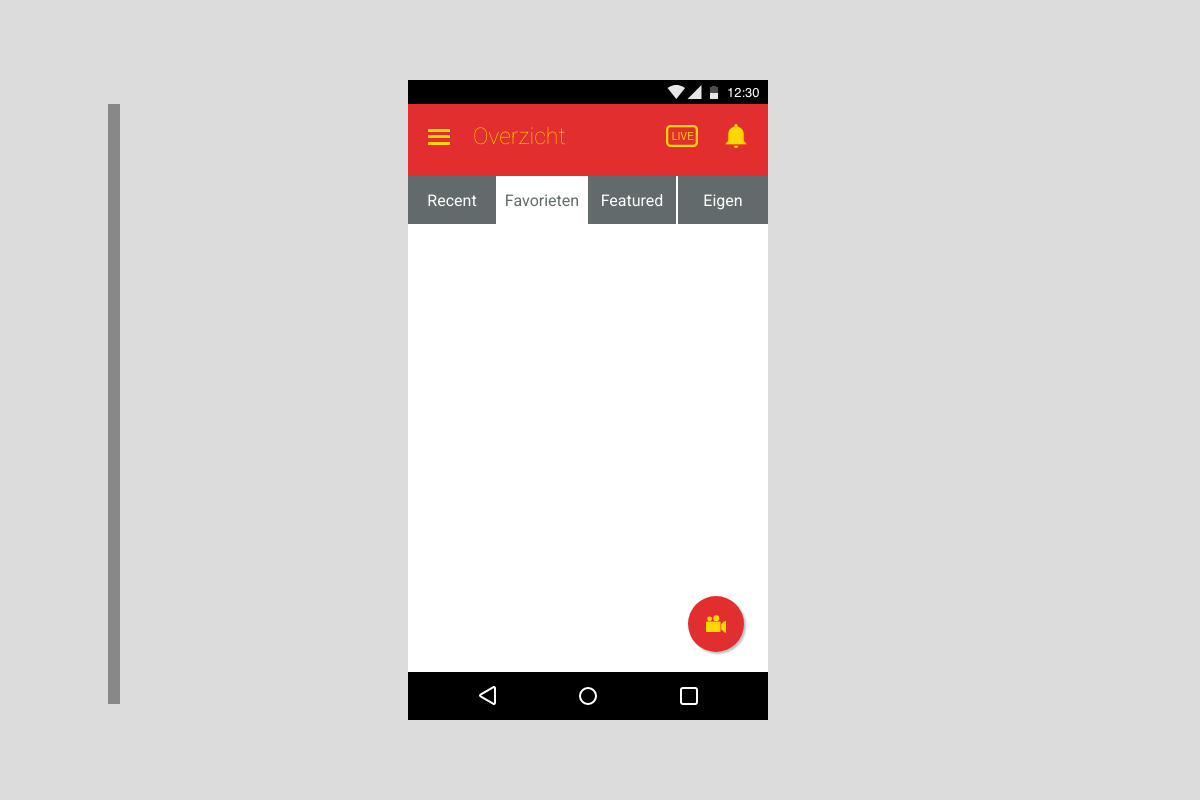
/overview2.php (signed in), run on an earlier commit of the app's database.
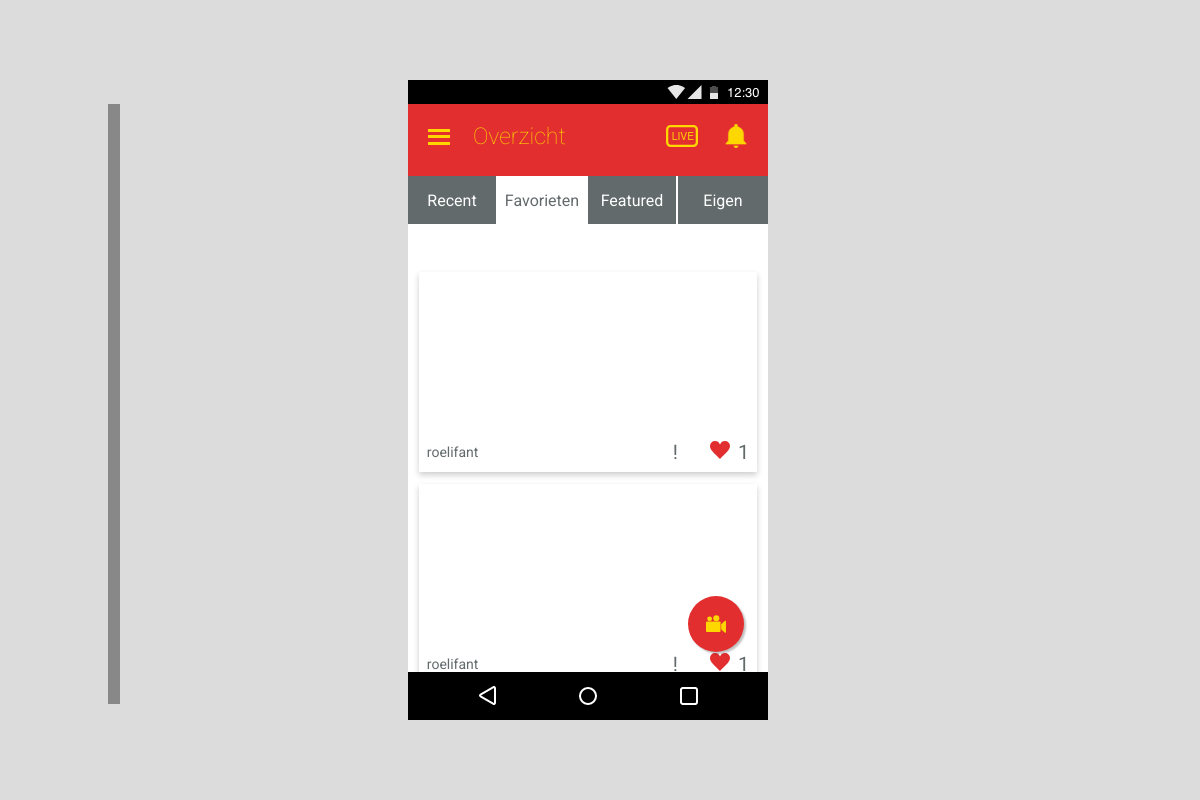
And on a later commit of the database.
### tables this page shows
CREATE TABLE `stemmen` (
  `stem_id` int(11) NOT NULL,
  `user_id` int(11) NOT NULL,
  `video_id` int(11) NOT NULL
);

CREATE TABLE `videos` (
  `id` int(11) NOT NULL,
  `data` varchar(200) NOT NULL,
  `tumbnail` varchar(200) NOT NULL,
  `uploader` varchar(200) NOT NULL,
  `votes` int(11) NOT NULL,
  `status` varchar(200) NOT NULL
);

### classes/Video.php (called while the page is built, shortened)
<?php
    class Video
    {
        private $m_iVotes;
        private $m_bVoted;
        public function __set($p_sProperty, $p_vValue)
        {
            switch ($p_sProperty) {
                case "Votes":
                    $this->m_iVotes = $p_vValue;
                    break;
                case "Voted":
                    $this->m_bVoted = $p_vValue;
                    break;
            }
        }
        public function __get($p_sProperty)
        {
            switch ($p_sProperty) {
                case "Votes":
                    return $this->m_iVotes;
                    break;
                case "Voted":
                    return $this->m_bVoted;
                    break;
            }
        }
        public function checkVote($p_iVideoid, $p_iUserid){
            $conn = Db::getInstance();
            $statement1 = $conn->prepare("SELECT * FROM stemmen WHERE video_id = :video_id;");
            $statement1->bindValue(":video_id", $p_iVideoid);
            $statement1->execute();
            $res = $statement1->fetchAll(\PDO::FETCH_ASSOC);
            $rows = count($res);
            $this->Votes = $rows;
            $statement2 = $conn->prepare("SELECT * FROM stemmen WHERE video_id = :video_id AND user_id = :user_id;");
            $statement2->bindValue(":user_id", $p_iUserid);
            $statement2->bindValue(":video_id", $p_iVideoid);
            $statement2->execute();
            $res2 = $statement2->fetchAll(\PDO::FETCH_ASSOC);
            $rows2 = count($res2);
            if($rows2 > 0){
                $this->Voted = true;
            } else {
                $this->Voted = false;
            }
        }
        public function printFavorite(){
            $conn = Db::getInstance();
            $statement = $conn->prepare("SELECT * FROM videos v INNER JOIN stemmen s ON v.id = s.video_id WHERE s.user_id = :user_id ORDER BY s.stem_id DESC;");
            $statement->bindValue(":user_id", $_SESSION["userid"]);
            $statement->execute();
            return $statement->fetchAll(PDO::FETCH_ASSOC);
        }
    }

### overview2.php (the view, shortened to what this page needs)
<?php
    $videos = new Video;
    $res = $videos->printFavorite();
?><!DOCTYPE html>
<html lang="en">
<head>
</head>
</head>
<body>
    <div class="container">
        <div class="fill">
        </div>
        <div class="scherm">
            <img class="sysbar" src="images/sysbar-top.png" alt="android systeem balk" />
            <?php include_once("includes/mainHeader.php") ?>
            <main>
               <nav>
                  <a href="overview.php">Recent</a>
                  <a href="overview2.php">Favorieten</a>
                  <a href="overview3.php">Featured</a>
                  <a href="overview4.php">Eigen</a>
               </nav>
               <div id="videocontainer">
                <?php foreach ( $res as $key => $video): ?>
                  <div class="video">
                     <div class="imgcontainer">
                        <video src="<?php echo "uploads/videos/" . $video["data"]?>" alt="video thumbnail">
                     </div>
                     <div class="actionbar">
                        <p class="naam"><?php echo $video["uploader"]?></p>
                        <div class="right-actions">
                           <p class="report">!</p>
                           <a href="#" class="stem">
                               <img src="images/ic_favorite.svg" alt="markeer als favoriet" />
                            </a>
                            <p><?php $videos->checkVote($video["id"], $_SESSION["userid"]);
        if($videos->Voted == true){
                                echo $videos->Votes;
    }
                                ?>
                            </p>
                        </div>
                     </div>
                  </div>
                  <?php endforeach; ?>
                  </div>
               <button id="upload"><img src="images/ic_camera.svg" alt="opnemen camera icoon" /></button>
            </main>
            <img class="sysbar" src="images/navbar-bot.png" alt="android navigatie balk" />
        </div>
        <div class="fill">
        </div>
    </div>
</body>
</html>

### includes/mainHeader.php (shortened to what this page needs)
<header>
	<img id="twee" src="images/ic_live.svg" alt="livefeed_icon">
	<img id="drie" src="images/ic_notifications.svg" alt="notification_icon">
	<h1><?php echo SCHERM; ?></h1>
	<div class="menuicon"><span></span></div>
</header>

### overview2.php (style rules this page uses)
* { margin: 0; padding: 0; font-family: 'Roboto', sans-serif; }
html { background: #FFF; }
body { width: 100vw; height: 100vh; background: Gainsboro; }
.container { width: 80%; height: 100%; display: flex; overflow-y: visible; margin: auto; }
main { width: 360px; height: 496px; background: #FFF; overflow-y: auto; }
.scherm { position: relative; background: Gainsboro; height: 640px; width: 360px; margin-top: auto; margin-bottom: auto; }
.fill { position: relative; background: Gainsboro; height: 100%; width: 30%; z-index: 500; }
.scherm header { position: relative; background-color: #E22E2F; height: 72px; width: 100%; }
.scherm .sysbar:first-child { width: 100%; margin-bottom: -4px; z-index: 1000; }
.scherm .sysbar:not(:first-child) { position: absolute; left: 0; bottom: 0; z-index: 1000; }
.menuicon { position: absolute; top: 23px; left: 20px; display: inline-block; cursor: pointer; height: 12px; width: 22px; }
span { display: block; top: 8px; width: 22px; height: 3px; background-color: #FED600; position: relative; }
span::after, span::before { display: block; content: ''; position: absolute; width: 22px; height: 3px; background-color: #FED600; }
span::before { margin-top: -6.5px; }
span::after { margin-top: 6.5px; }
h1 { position: absolute; color: #FED600; top: 19px; left: 65px; font-family: 'Roboto', sans-serif; font-weight: lighter; font-size: 23px; }
header img { position: absolute; top: 20px; display: block; cursor: pointer; height: 24px; }
header img#twee { height: 22px; top: 21px; right: 70px; }
header img#drie { right: 20px; }
button#upload { width: 56px; height: 56px; position: absolute; display: flex; align-items: center; justify-content: center; background-color: #E22E2F; border: none; outline: none; border-radius: 50%; -webkit-box-shadow: 2px 2px 2px 0px rgba(0,0,0,0.25); -moz-box-shadow: 2px 2px 2px 0px rgba(0,0,0,0.25); box-shadow: 2px 2px 2px 0px rgba(0,0,0,0.25); }
button { position: absolute; overflow: hidden; bottom: 68px; right: 24px; z-index: 0; }
button:after { content: ''; position: absolute; top: 50%; left: 50%; width: 5px; height: 5px; background: rgba(255, 255, 255, .5); opacity: 0; border-radius: 100%; transform: scale(1, 1) translate(-50%); transform-origin: 50% 50%; }
button#upload img { width: 20px; }
nav { height: 48px; width: 100%; position: absolute; z-index: 1; }
nav a { width: calc(25% - 2px); height: 100%; border-right: 2px solid #FFF; background-color: #626A6C; float: left; display: flex; align-items: center; justify-content: center; text-decoration: none; color: #FFF; }
nav a:nth-child(2) { background-color: #FFF; color: #626A6C; }
nav a:last-child { border: none; width: 25%; }
#videocontainer { position: relative; margin-top: 96px; }
.video { position: relative; width: 94%; height: 200px; margin: 0 auto; clear: both; margin-bottom: 12px; -webkit-box-shadow: 0px 3px 6px 0px rgba(0,0,0,0.20); -moz-box-shadow: 0px 3px 6px 0px rgba(0,0,0,0.20); box-shadow: 0px 3px 6px 0px rgba(0,0,0,0.20); }
.video .imgcontainer { width: 100%; height: calc(100% - 40px); overflow: hidden; }
.video img { width: 100%; border-radius: 4px; }
.video .actionbar { height: 40px; width: 100%; position: absolute; bottom: 0; left: 0; display: flex; align-items: center; justify-content: space-between; }
.video .actionbar p { color: #626A6C; font-size: 14px; margin-left: 8px; }
.video .actionbar .right-actions { margin-right: 8px; display: flex; align-items: center; justify-content: space-between; }
.video .actionbar .right-actions p { font-size: 20px; }
.video .actionbar .right-actions img { margin-left: 32px; height: 20px; width: 20px; }

What changed in the data, as far as the page shows it:
added stemmen: video.uploader "roelifant", Votes "1"
added stemmen: video.uploader "roelifant", Votes "1"
